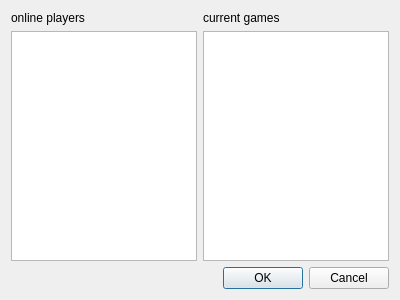
<?xml version="1.0" encoding="UTF-8"?>
<ui version="4.0">
 <class>RoomDialog</class>
 <widget class="QDialog" name="RoomDialog">
  <property name="geometry">
   <rect>
    <x>0</x>
    <y>0</y>
    <width>400</width>
    <height>300</height>
   </rect>
  </property>
  <property name="windowTitle">
   <string>server status</string>
  </property>
  <layout class="QGridLayout" name="gridLayout">
   <item row="1" column="0">
    <widget class="QDialogButtonBox" name="buttonBox">
     <property name="orientation">
      <enum>Qt::Horizontal</enum>
     </property>
     <property name="standardButtons">
      <set>QDialogButtonBox::Cancel|QDialogButtonBox::Ok</set>
     </property>
    </widget>
   </item>
   <item row="0" column="0">
    <layout class="QHBoxLayout" name="horizontalLayout">
     <item>
      <layout class="QHBoxLayout" name="horizontalLayout_2">
       <item>
        <layout class="QVBoxLayout" name="verticalLayout_3">
         <item>
          <widget class="QLabel" name="label">
           <property name="text">
            <string>online players</string>
           </property>
          </widget>
         </item>
         <item>
          <widget class="QListWidget" name="playerListWidget"/>
         </item>
        </layout>
       </item>
       <item>
        <layout class="QVBoxLayout" name="verticalLayout_2">
         <item>
          <widget class="QLabel" name="label_2">
           <property name="text">
            <string>current games</string>
           </property>
          </widget>
         </item>
         <item>
          <widget class="QListWidget" name="gameListWidget"/>
         </item>
        </layout>
       </item>
      </layout>
     </item>
    </layout>
   </item>
  </layout>
 </widget>
 <resources/>
 <connections>
  <connection>
   <sender>buttonBox</sender>
   <signal>accepted()</signal>
   <receiver>RoomDialog</receiver>
   <slot>accept()</slot>
   <hints>
    <hint type="sourcelabel">
     <x>248</x>
     <y>254</y>
    </hint>
    <hint type="destinationlabel">
     <x>157</x>
     <y>274</y>
    </hint>
   </hints>
  </connection>
  <connection>
   <sender>buttonBox</sender>
   <signal>rejected()</signal>
   <receiver>RoomDialog</receiver>
   <slot>reject()</slot>
   <hints>
    <hint type="sourcelabel">
     <x>316</x>
     <y>260</y>
    </hint>
    <hint type="destinationlabel">
     <x>286</x>
     <y>274</y>
    </hint>
   </hints>
  </connection>
 </connections>
</ui>
